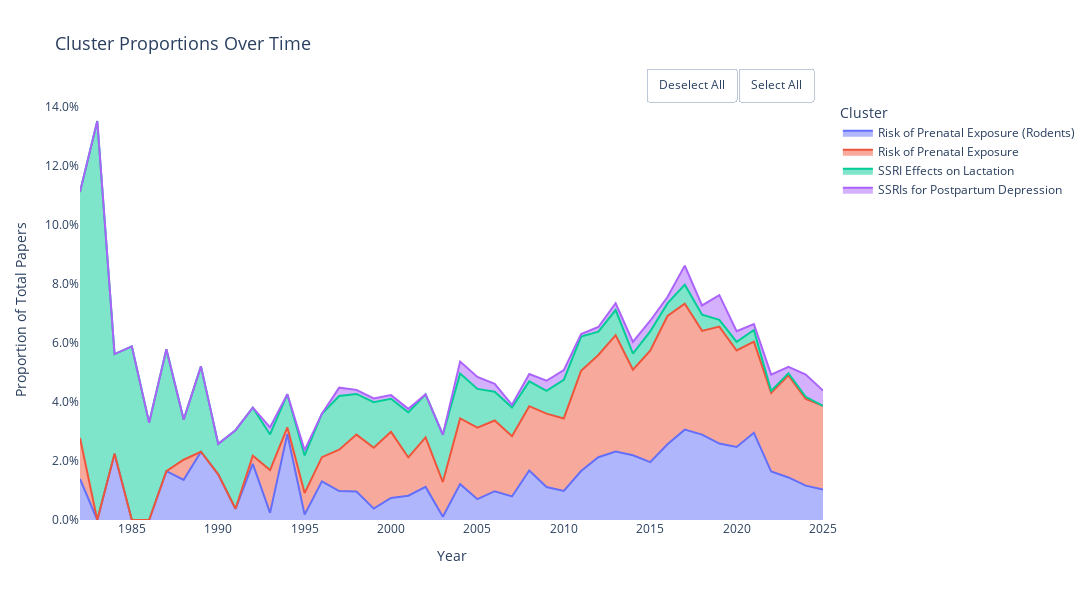

The notebook cell this image was saved under:
### Code cell
fig2

### Figure 1 — Plotly figure (JSON) as saved in the notebook; plotly's stock layout.template omitted (floating-point values rounded to 4 significant figures)
{"data": [{"fillpattern": {"shape": ""}, "hovertemplate": "<b>%{fullData.name}</b><br>Year: %{x}<br>Proportion: %{y:.2%}<extra></extra>", "legendgroup": "Risk of Prenatal Exposure (Rodents)", "line": {"color": "#636EFA"}, "marker": {"symbol": "circle"}, "mode": "lines", "name": "Risk of Prenatal Exposure (Rodents)", "orientation": "v", "showlegend": true, "stackgroup": "1", "type": "scatter", "x": [1982, 1983, 1984, 1985, 1986, 1987, 1988, 1989, 1990, 1991, 1992, 1993, 1994, 1995, 1996, 1997, 1998, 1999, 2000, 2001, 2002, 2003, 2004, 2005, 2006, 2007, 2008, 2009, 2010, 2011, 2012, 2013, 2014, 2015, 2016, 2017, 2018, 2019, 2020, 2021, 2022, 2023, 2024, 2025], "xaxis": "x", "y": [0.01389, 0.0, 0.02247, 0.0, 0.0, 0.01653, 0.01361, 0.02312, 0.01546, 0.003802, 0.01902, 0.002415, 0.02915, 0.001821, 0.01309, 0.009804, 0.009642, 0.003861, 0.007463, 0.008235, 0.0112, 0.00107, 0.01215, 0.007064, 0.009752, 0.007979, 0.01676, 0.01115, 0.009828, 0.01657, 0.02126, 0.02318, 0.02193, 0.01959, 0.02564, 0.0306, 0.02891, 0.02589, 0.02471, 0.02955, 0.0164, 0.01441, 0.01163, 0.01031], "yaxis": "y"}, {"fillpattern": {"shape": ""}, "hovertemplate": "<b>%{fullData.name}</b><br>Year: %{x}<br>Proportion: %{y:.2%}<extra></extra>", "legendgroup": "Risk of Prenatal Exposure", "line": {"color": "#EF553B"}, "marker": {"symbol": "circle"}, "mode": "lines", "name": "Risk of Prenatal Exposure", "orientation": "v", "showlegend": true, "stackgroup": "1", "type": "scatter", "x": [1982, 1983, 1984, 1985, 1986, 1987, 1988, 1989, 1990, 1991, 1992, 1993, 1994, 1995, 1996, 1997, 1998, 1999, 2000, 2001, 2002, 2003, 2004, 2005, 2006, 2007, 2008, 2009, 2010, 2011, 2012, 2013, 2014, 2015, 2016, 2017, 2018, 2019, 2020, 2021, 2022, 2023, 2024, 2025], "xaxis": "x", "y": [0.01389, 0.0, 0.0, 0.0, 0.0, 0.0, 0.006803, 0.0, 0.0, 0.0, 0.002717, 0.01449, 0.002242, 0.007286, 0.008183, 0.01401, 0.01928, 0.02059, 0.02239, 0.01294, 0.0168, 0.01176, 0.02227, 0.02422, 0.02394, 0.02039, 0.02179, 0.02487, 0.02457, 0.03397, 0.03465, 0.03941, 0.02897, 0.03774, 0.04345, 0.04267, 0.03516, 0.0396, 0.0327, 0.03086, 0.02666, 0.03458, 0.02941, 0.02835], "yaxis": "y"}, {"fillpattern": {"shape": ""}, "hovertemplate": "<b>%{fullData.name}</b><br>Year: %{x}<br>Proportion: %{y:.2%}<extra></extra>", "legendgroup": "SSRI Effects on Lactation", "line": {"color": "#00CC96"}, "marker": {"symbol": "circle"}, "mode": "lines", "name": "SSRI Effects on Lactation", "orientation": "v", "showlegend": true, "stackgroup": "1", "type": "scatter", "x": [1982, 1983, 1984, 1985, 1986, 1987, 1988, 1989, 1990, 1991, 1992, 1993, 1994, 1995, 1996, 1997, 1998, 1999, 2000, 2001, 2002, 2003, 2004, 2005, 2006, 2007, 2008, 2009, 2010, 2011, 2012, 2013, 2014, 2015, 2016, 2017, 2018, 2019, 2020, 2021, 2022, 2023, 2024, 2025], "xaxis": "x", "y": [0.08333, 0.1351, 0.03371, 0.05882, 0.03297, 0.04132, 0.01361, 0.0289, 0.01031, 0.02662, 0.0163, 0.01208, 0.01121, 0.01275, 0.01473, 0.01821, 0.01377, 0.01544, 0.01119, 0.01529, 0.01456, 0.01604, 0.01518, 0.01312, 0.009752, 0.009752, 0.008382, 0.007719, 0.0131, 0.0116, 0.007874, 0.008501, 0.005482, 0.006531, 0.004274, 0.006441, 0.005469, 0.002285, 0.002907, 0.00394, 0.0006835, 0.0007205, 0.000684, 0.0], "yaxis": "y"}, {"fillpattern": {"shape": ""}, "hovertemplate": "<b>%{fullData.name}</b><br>Year: %{x}<br>Proportion: %{y:.2%}<extra></extra>", "legendgroup": "SSRIs for Postpartum Depression", "line": {"color": "#AB63FA"}, "marker": {"symbol": "circle"}, "mode": "lines", "name": "SSRIs for Postpartum Depression", "orientation": "v", "showlegend": true, "stackgroup": "1", "type": "scatter", "x": [1982, 1983, 1984, 1985, 1986, 1987, 1988, 1989, 1990, 1991, 1992, 1993, 1994, 1995, 1996, 1997, 1998, 1999, 2000, 2001, 2002, 2003, 2004, 2005, 2006, 2007, 2008, 2009, 2010, 2011, 2012, 2013, 2014, 2015, 2016, 2017, 2018, 2019, 2020, 2021, 2022, 2023, 2024, 2025], "xaxis": "x", "y": [0.0, 0.0, 0.0, 0.0, 0.0, 0.0, 0.0, 0.0, 0.0, 0.0, 0.0, 0.002415, 0.0, 0.001821, 0.0, 0.002801, 0.001377, 0.001287, 0.001244, 0.001176, 0.0, 0.0, 0.004049, 0.004036, 0.00266, 0.0008865, 0.002515, 0.003431, 0.003276, 0.0008285, 0.001575, 0.002318, 0.003915, 0.003628, 0.002137, 0.006441, 0.003125, 0.008378, 0.003634, 0.00197, 0.005468, 0.002161, 0.007524, 0.005155], "yaxis": "y"}], "layout": {"height": 600, "hovermode": "closest", "legend": {"font": {"size": 12}, "orientation": "v", "title": {"font": {"size": 14}, "text": "Cluster"}, "tracegroupgap": 0, "traceorder": "normal", "x": 1.02, "xanchor": "left", "y": 1, "yanchor": "top"}, "margin": {"r": 150}, "plot_bgcolor": "white", "title": {"font": {"size": 18}, "text": "Cluster Proportions Over Time"}, "updatemenus": [{"buttons": [{"args": [{"visible": "legendonly"}], "label": "Deselect All", "method": "restyle"}, {"args": [{"visible": true}], "label": "Select All", "method": "restyle"}], "direction": "left", "pad": {"r": 10, "t": 10}, "showactive": false, "type": "buttons", "x": 1, "xanchor": "right", "y": 1.1, "yanchor": "top"}], "width": 1200, "xaxis": {"anchor": "y", "domain": [0, 1], "title": {"font": {"size": 14}, "text": "Year"}}, "yaxis": {"anchor": "x", "domain": [0, 1], "tickformat": ".1%", "title": {"font": {"size": 14}, "text": "Proportion of Total Papers"}}}}
